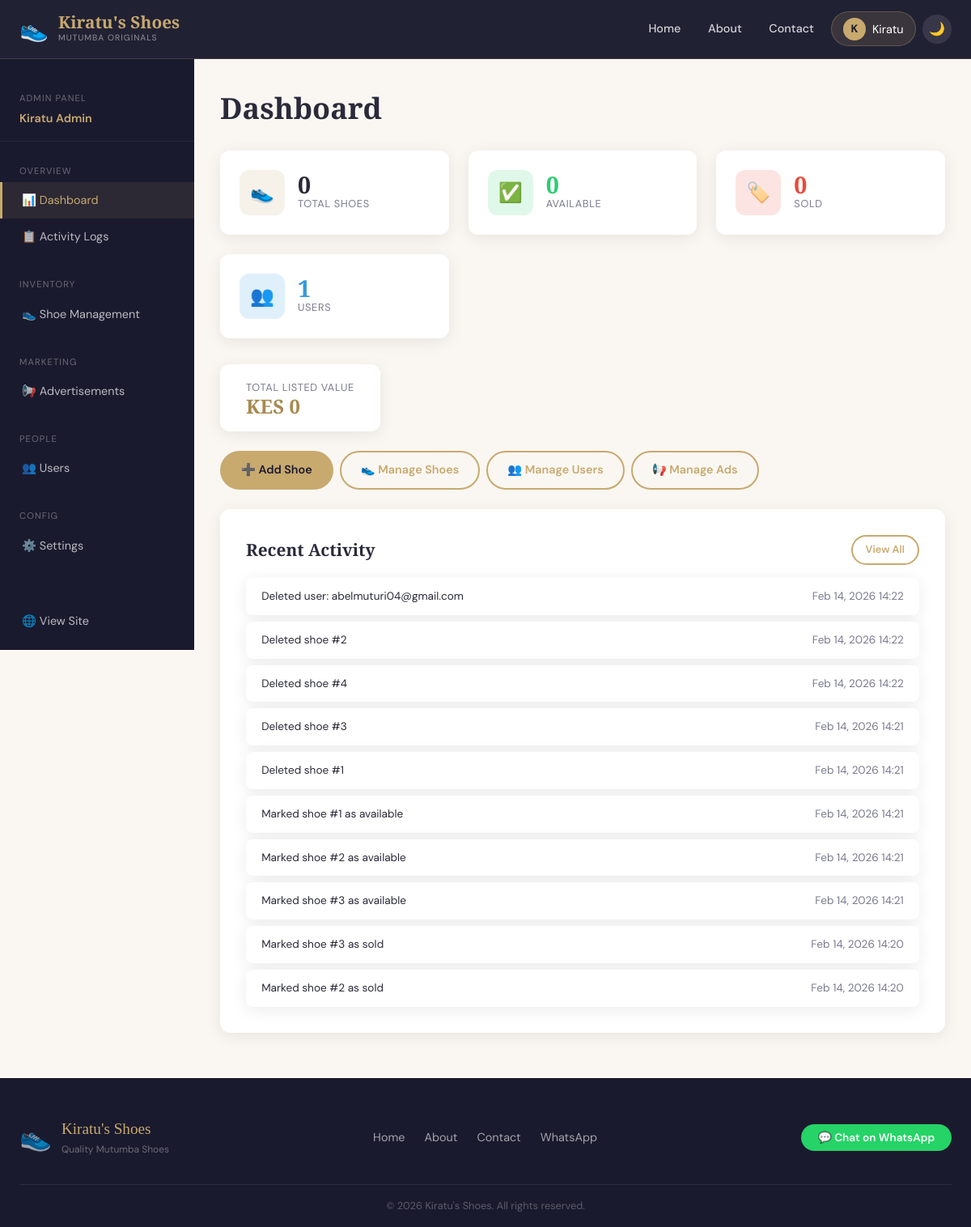
The page /admin (signed in) on the database its author committed.
### tables this page shows
CREATE TABLE users(
        id INTEGER PRIMARY KEY AUTOINCREMENT,
        first_name TEXT NOT NULL, last_name TEXT NOT NULL,
        email TEXT UNIQUE NOT NULL, password_hash TEXT NOT NULL,
        is_verified INTEGER DEFAULT 0, is_admin INTEGER DEFAULT 0,
        created_at TEXT DEFAULT(datetime('now')));

CREATE TABLE activity_logs(
        id INTEGER PRIMARY KEY AUTOINCREMENT,
        admin_id INTEGER REFERENCES users(id),
        action TEXT NOT NULL, timestamp TEXT DEFAULT(datetime('now')));

### app.py (the view)
@app.route('/admin')
@admin_req
def admin_dashboard():
    total=qdb("SELECT COUNT(*) as c FROM shoes",one=True)['c']
    avail=qdb("SELECT COUNT(*) as c FROM shoes WHERE is_available=1",one=True)['c']
    sold=qdb("SELECT COUNT(*) as c FROM shoes WHERE is_available=0",one=True)['c']
    tusers=qdb("SELECT COUNT(*) as c FROM users",one=True)['c']
    val=qdb("SELECT SUM(price) as s FROM shoes WHERE is_available=1",one=True)
    tval=val['s'] if val and val['s'] else 0
    logs=qdb("SELECT l.*,u.first_name,u.last_name FROM activity_logs l JOIN users u ON l.admin_id=u.id ORDER BY l.timestamp DESC LIMIT 10")
    return render_template('admin/dashboard.html',total_shoes=total,available_shoes=avail,sold_shoes=sold,total_users=tusers,total_value=tval,logs=logs)

### app.py (called while the page is built)
def get_db():
    if 'db' not in g:
        g.db = sqlite3.connect(app.config['DATABASE'])
        g.db.row_factory = sqlite3.Row
        g.db.execute("PRAGMA foreign_keys=ON")
    return g.db

def qdb(sql, args=(), one=False, commit=False):
    db = get_db()
    cur = db.execute(sql, args)
    if commit:
        db.commit()
        return cur.lastrowid
    rv = cur.fetchall()
    return (rv[0] if rv else None) if one else rv

def get_settings():
    s=qdb("SELECT * FROM app_settings LIMIT 1",one=True)
    if not s:
        qdb("INSERT INTO app_settings(id) VALUES(1)",commit=True)
        s=qdb("SELECT * FROM app_settings LIMIT 1",one=True)
    return s

def cur_user():
    uid=session.get('user_id')
    return qdb("SELECT * FROM users WHERE id=?", (uid,),one=True) if uid else None

def pdt(v):
    if not v: return datetime.utcnow()
    if isinstance(v,datetime): return v
    for f in ('%Y-%m-%d %H:%M:%S','%Y-%m-%dT%H:%M:%S'):
        try: return datetime.strptime(str(v),f)
        except: pass
    return datetime.utcnow()

def admin_req(f):
    @wraps(f)
    def d(*a,**k):
        u=cur_user()
        if not u or not u['is_admin']: flash('Admin required.','danger'); return redirect(url_for('home'))
        return f(*a,**k)
    return d

@app.context_processor
def ctx():
    settings=get_settings()
    ads=qdb("SELECT * FROM ads WHERE is_active=1 ORDER BY created_at DESC")
    return dict(current_user=cur_user(),settings=settings,theme=request.cookies.get('theme','light'),
        active_ads=ads,is_new_shoe=is_new,pdt=pdt)

@app.template_filter('fmtdt')
def fmtdt(v): return pdt(v).strftime('%b %d, %Y %H:%M')

### templates/admin/dashboard.html (shortened to what this page needs)
{% extends "admin/base.html" %}
{% block admin_content %}
<h2 style="font-family:'Playfair Display',serif;margin-bottom:1.5rem;">Dashboard</h2>
<div class="dashboard-grid">
    <div class="stat-card fade-up">
        <div class="stat-icon stat-icon-gold">👟</div>
        <div>
            <div class="stat-value">{{ total_shoes }}</div>
            <div class="stat-label">Total Shoes</div>
        </div>
    </div>
    <div class="stat-card fade-up fade-up-2">
        <div class="stat-icon stat-icon-green">✅</div>
        <div>
            <div class="stat-value" style="color:var(--success);">{{ available_shoes }}</div>
            <div class="stat-label">Available</div>
        </div>
    </div>
    <div class="stat-card fade-up fade-up-3">
        <div class="stat-icon stat-icon-red">🏷️</div>
        <div>
            <div class="stat-value" style="color:var(--danger);">{{ sold_shoes }}</div>
            <div class="stat-label">Sold</div>
        </div>
    </div>
    <div class="stat-card fade-up fade-up-4">
        <div class="stat-icon stat-icon-blue">👥</div>
        <div>
            <div class="stat-value" style="color:var(--info);">{{ total_users }}</div>
            <div class="stat-label">Users</div>
        </div>
    </div>
</div>
<div class="stat-card mb-3" style="display:inline-flex;gap:1rem;padding:1.2rem 2rem;">
    <div>
        <div class="stat-label">Total Listed Value</div>
        <div class="stat-value" style="font-size:1.5rem;color:var(--gold-dark);">KES {{ "{:,.0f}".format(total_value) }}</div>
    </div>
</div>
<div class="d-flex gap-1 mb-3 flex-wrap">
    <a href="{{ url_for('admin_add_shoe') }}" class="btn btn-gold">➕ Add Shoe</a>
    <a href="{{ url_for('admin_shoes') }}" class="btn btn-outline-gold">👟 Manage Shoes</a>
    <a href="{{ url_for('admin_users') }}" class="btn btn-outline-gold">👥 Manage Users</a>
    <a href="{{ url_for('admin_ads') }}" class="btn btn-outline-gold">📢 Manage Ads</a>
</div>
<div class="card">
    <div class="d-flex justify-between align-center mb-2">
        <h3 class="card-title" style="margin-bottom:0;">Recent Activity</h3>
        <a href="{{ url_for('admin_logs') }}" class="btn btn-sm btn-outline-gold">View All</a>
    </div>
    {% if logs %}
    <div class="log-list">
        {% for log in logs %}
        <div class="log-item">
            <span class="log-action">{{ log.action }}</span>
            <span class="log-time">{{ log['timestamp']|fmtdt }}</span>
        </div>
        {% endfor %}
    </div>
    {% else %}
    <p class="text-muted">No activity yet.</p>
    {% endif %}
</div>
{% endblock %}

### templates/admin/base.html (shortened to what this page needs)
{% extends "base.html" %}
{% block content %}
<div class="admin-layout">
    <aside class="admin-sidebar">
        <div style="padding:1rem 1.5rem;border-bottom:1px solid rgba(255,255,255,0.05);">
            <div style="font-size:0.7rem;color:rgba(255,255,255,0.35);text-transform:uppercase;letter-spacing:0.1em;">Admin Panel</div>
            <div style="font-size:0.9rem;color:var(--gold);font-weight:600;margin-top:0.25rem;">{{ current_user['first_name'] ~ ' ' ~ current_user['last_name'] }}</div>
        </div>
        <div class="sidebar-title">Overview</div>
        <a href="{{ url_for('admin_dashboard') }}" class="sidebar-link {% if request.endpoint == 'admin_dashboard' %}active{% endif %}">📊 Dashboard</a>
        <a href="{{ url_for('admin_logs') }}" class="sidebar-link {% if request.endpoint == 'admin_logs' %}active{% endif %}">📋 Activity Logs</a>
        <div class="sidebar-title">Inventory</div>
        <a href="{{ url_for('admin_shoes') }}" class="sidebar-link {% if request.endpoint in ['admin_shoes','admin_add_shoe'] %}active{% endif %}">👟 Shoe Management</a>
        <div class="sidebar-title">Marketing</div>
        <a href="{{ url_for('admin_ads') }}" class="sidebar-link {% if request.endpoint == 'admin_ads' %}active{% endif %}">📢 Advertisements</a>
        <div class="sidebar-title">People</div>
        <a href="{{ url_for('admin_users') }}" class="sidebar-link {% if request.endpoint in ['admin_users','admin_user_detail'] %}active{% endif %}">👥 Users</a>
        <div class="sidebar-title">Config</div>
        <a href="{{ url_for('admin_settings') }}" class="sidebar-link {% if request.endpoint == 'admin_settings' %}active{% endif %}">⚙️ Settings</a>
        <div class="sidebar-title" style="margin-top:2rem;"></div>
        <a href="{{ url_for('home') }}" class="sidebar-link">🌐 View Site</a>
        <a href="{{ url_for('logout') }}" class="sidebar-link" style="color:rgba(231,76,60,0.8);">🚪 Logout</a>
    </aside>
    <div class="admin-content">
        {% block admin_content %}{% endblock %}
    </div>
</div>
{% endblock %}

### templates/base.html (shortened to what this page needs)
<!DOCTYPE html>
<html lang="en" data-theme="{{ theme }}">
<head>
    <link rel="stylesheet" href="{{ url_for('static', filename='css/style.css') }}">
</head>
<body>
<nav class="navbar">
    <div class="nav-inner">
        <a href="{{ url_for('home') }}" class="brand">
            <span class="brand-icon">👟</span>
            <div>
                <div class="brand-name">Kiratu's Shoes</div>
                <div class="brand-tagline">Mutumba Originals</div>
            </div>
        </a>
        <div class="nav-links">
            <a href="{{ url_for('home') }}" class="nav-link {% if request.endpoint == 'home' %}active{% endif %}">Home</a>
            <a href="{{ url_for('about') }}" class="nav-link {% if request.endpoint == 'about' %}active{% endif %}">About</a>
            <a href="{{ url_for('contact') }}" class="nav-link {% if request.endpoint == 'contact' %}active{% endif %}">Contact</a>
            {% if current_user %}
                <div class="nav-dropdown">
                    <button class="nav-user-btn">
                        <span class="user-avatar">{{ current_user['first_name'][0] }}</span>
                        {{ current_user['first_name'] }}
                    </button>
                </div>
            {% else %}
                <a href="{{ url_for('login') }}" class="btn btn-outline-gold">Login</a>
                <a href="{{ url_for('register') }}" class="btn btn-gold">Register</a>
            {% endif %}
            <button class="theme-toggle" onclick="toggleTheme()" title="Toggle theme">
                {% if theme == 'dark' %}☀️{% else %}🌙{% endif %}
            </button>
        </div>
    </div>
</nav>
<main>
    {% block content %}{% endblock %}
</main>
<footer class="footer">
    <div class="footer-inner">
        <div class="footer-brand">
            <span style="font-size:2rem">👟</span>
            <div>
                <div class="footer-name">Kiratu's Shoes</div>
                <div class="footer-sub">Quality Mutumba Shoes</div>
            </div>
        </div>
        <div class="footer-links">
            <a href="{{ url_for('home') }}">Home</a>
            <a href="{{ url_for('about') }}">About</a>
            <a href="{{ url_for('contact') }}">Contact</a>
            <a href="{{ settings['whatsapp_link'] }}" target="_blank" rel="noopener">WhatsApp</a>
        </div>
        <div class="footer-whatsapp">
            <a href="{{ settings['whatsapp_link'] }}" target="_blank" rel="noopener" class="btn-whatsapp-footer">
                💬 Chat on WhatsApp
            </a>
        </div>
    </div>
    <div class="footer-bottom">
        <p>&copy; {{ 2026 }} Kiratu's Shoes. All rights reserved.</p>
    </div>
</footer>
</body>
</html>

### rows shown on the page
users: first_name "K", first_name "Kiratu", first_name+last_name "Kiratu Admin"
activity_logs: action "Deleted user: abelmuturi04@gmail.com", timestamp|fmtdt "Feb 14, 2026 14:22"
activity_logs: action "Deleted shoe #2", timestamp|fmtdt "Feb 14, 2026 14:22"
activity_logs: action "Deleted shoe #4", timestamp|fmtdt "Feb 14, 2026 14:22"
activity_logs: action "Deleted shoe #3", timestamp|fmtdt "Feb 14, 2026 14:21"
activity_logs: action "Deleted shoe #1", timestamp|fmtdt "Feb 14, 2026 14:21"
activity_logs: action "Marked shoe #1 as available", timestamp|fmtdt "Feb 14, 2026 14:21"
activity_logs: action "Marked shoe #2 as available", timestamp|fmtdt "Feb 14, 2026 14:21"
activity_logs: action "Marked shoe #3 as available", timestamp|fmtdt "Feb 14, 2026 14:21"
activity_logs: action "Marked shoe #3 as sold", timestamp|fmtdt "Feb 14, 2026 14:20"
activity_logs: action "Marked shoe #2 as sold", timestamp|fmtdt "Feb 14, 2026 14:20"

### other values the page prints
{{ total_shoes }} "0"
{{ available_shoes }} "0"
{{ sold_shoes }} "0"
{{ total_users }} "1"
{{ "{:,.0f}".format(total_value) }} "0"
{{ 2026 }} "2026"
